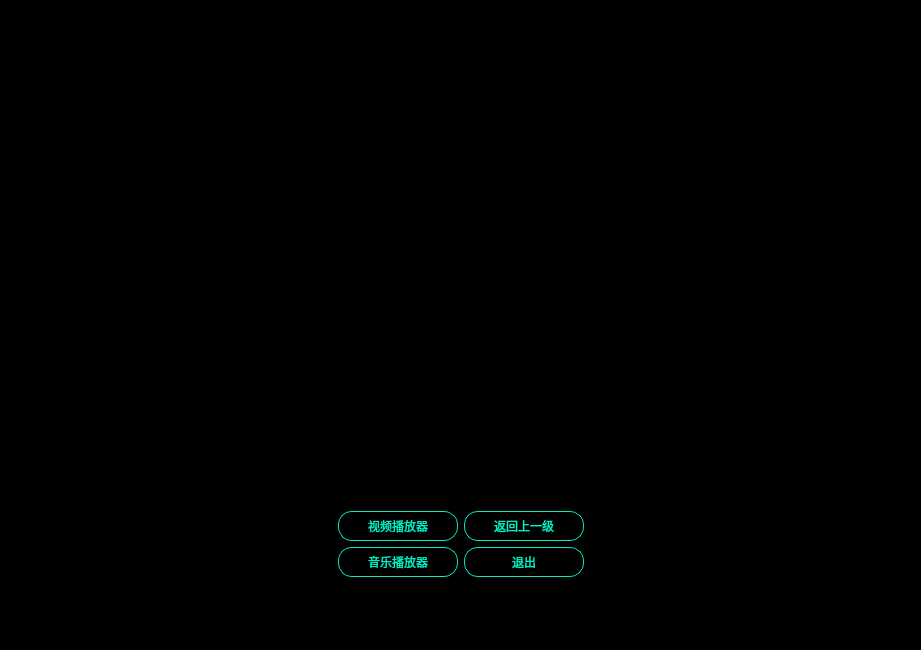
<?xml version="1.0" encoding="UTF-8"?>
<ui version="4.0">
 <class>MainWidget</class>
 <widget class="QWidget" name="MainWidget">
  <property name="geometry">
   <rect>
    <x>0</x>
    <y>0</y>
    <width>921</width>
    <height>650</height>
   </rect>
  </property>
  <property name="palette">
   <palette>
    <active>
     <colorrole role="Base">
      <brush brushstyle="SolidPattern">
       <color alpha="255">
        <red>255</red>
        <green>255</green>
        <blue>255</blue>
       </color>
      </brush>
     </colorrole>
     <colorrole role="Window">
      <brush brushstyle="SolidPattern">
       <color alpha="255">
        <red>0</red>
        <green>0</green>
        <blue>0</blue>
       </color>
      </brush>
     </colorrole>
    </active>
    <inactive>
     <colorrole role="Base">
      <brush brushstyle="SolidPattern">
       <color alpha="255">
        <red>255</red>
        <green>255</green>
        <blue>255</blue>
       </color>
      </brush>
     </colorrole>
     <colorrole role="Window">
      <brush brushstyle="SolidPattern">
       <color alpha="255">
        <red>0</red>
        <green>0</green>
        <blue>0</blue>
       </color>
      </brush>
     </colorrole>
    </inactive>
    <disabled>
     <colorrole role="Base">
      <brush brushstyle="SolidPattern">
       <color alpha="255">
        <red>0</red>
        <green>0</green>
        <blue>0</blue>
       </color>
      </brush>
     </colorrole>
     <colorrole role="Window">
      <brush brushstyle="SolidPattern">
       <color alpha="255">
        <red>0</red>
        <green>0</green>
        <blue>0</blue>
       </color>
      </brush>
     </colorrole>
    </disabled>
   </palette>
  </property>
  <property name="windowTitle">
   <string>媒体播放器</string>
  </property>
  <property name="styleSheet">
   <string notr="true">QPushButton{
	border-radius: 14px;
	border: 1px solid #01EEC3;
	font-size: 12px;
	font-family: 微软雅黑;
	color: #01EEC3;
}</string>
  </property>
  <layout class="QGridLayout" name="gridLayout_2">
   <item row="0" column="0">
    <widget class="QLabel" name="label">
     <property name="minimumSize">
      <size>
       <width>811</width>
       <height>431</height>
      </size>
     </property>
     <property name="text">
      <string/>
     </property>
    </widget>
   </item>
   <item row="1" column="0">
    <spacer name="verticalSpacer_2">
     <property name="orientation">
      <enum>Qt::Vertical</enum>
     </property>
     <property name="sizeHint" stdset="0">
      <size>
       <width>20</width>
       <height>40</height>
      </size>
     </property>
    </spacer>
   </item>
   <item row="2" column="0">
    <layout class="QHBoxLayout" name="horizontalLayout">
     <item>
      <spacer name="horizontalSpacer">
       <property name="orientation">
        <enum>Qt::Horizontal</enum>
       </property>
       <property name="sizeHint" stdset="0">
        <size>
         <width>268</width>
         <height>20</height>
        </size>
       </property>
      </spacer>
     </item>
     <item>
      <layout class="QGridLayout" name="gridLayout">
       <item row="0" column="0">
        <widget class="QPushButton" name="vedio">
         <property name="minimumSize">
          <size>
           <width>120</width>
           <height>30</height>
          </size>
         </property>
         <property name="maximumSize">
          <size>
           <width>120</width>
           <height>30</height>
          </size>
         </property>
         <property name="palette">
          <palette>
           <active>
            <colorrole role="WindowText">
             <brush brushstyle="SolidPattern">
              <color alpha="255">
               <red>1</red>
               <green>238</green>
               <blue>195</blue>
              </color>
             </brush>
            </colorrole>
            <colorrole role="Text">
             <brush brushstyle="SolidPattern">
              <color alpha="255">
               <red>1</red>
               <green>238</green>
               <blue>195</blue>
              </color>
             </brush>
            </colorrole>
            <colorrole role="ButtonText">
             <brush brushstyle="SolidPattern">
              <color alpha="255">
               <red>1</red>
               <green>238</green>
               <blue>195</blue>
              </color>
             </brush>
            </colorrole>
            <colorrole role="PlaceholderText">
             <brush brushstyle="NoBrush">
              <color alpha="128">
               <red>1</red>
               <green>238</green>
               <blue>195</blue>
              </color>
             </brush>
            </colorrole>
           </active>
           <inactive>
            <colorrole role="WindowText">
             <brush brushstyle="SolidPattern">
              <color alpha="255">
               <red>1</red>
               <green>238</green>
               <blue>195</blue>
              </color>
             </brush>
            </colorrole>
            <colorrole role="Text">
             <brush brushstyle="SolidPattern">
              <color alpha="255">
               <red>1</red>
               <green>238</green>
               <blue>195</blue>
              </color>
             </brush>
            </colorrole>
            <colorrole role="ButtonText">
             <brush brushstyle="SolidPattern">
              <color alpha="255">
               <red>1</red>
               <green>238</green>
               <blue>195</blue>
              </color>
             </brush>
            </colorrole>
            <colorrole role="PlaceholderText">
             <brush brushstyle="NoBrush">
              <color alpha="128">
               <red>1</red>
               <green>238</green>
               <blue>195</blue>
              </color>
             </brush>
            </colorrole>
           </inactive>
           <disabled>
            <colorrole role="WindowText">
             <brush brushstyle="SolidPattern">
              <color alpha="255">
               <red>1</red>
               <green>238</green>
               <blue>195</blue>
              </color>
             </brush>
            </colorrole>
            <colorrole role="Text">
             <brush brushstyle="SolidPattern">
              <color alpha="255">
               <red>1</red>
               <green>238</green>
               <blue>195</blue>
              </color>
             </brush>
            </colorrole>
            <colorrole role="ButtonText">
             <brush brushstyle="SolidPattern">
              <color alpha="255">
               <red>1</red>
               <green>238</green>
               <blue>195</blue>
              </color>
             </brush>
            </colorrole>
            <colorrole role="PlaceholderText">
             <brush brushstyle="NoBrush">
              <color alpha="128">
               <red>1</red>
               <green>238</green>
               <blue>195</blue>
              </color>
             </brush>
            </colorrole>
           </disabled>
          </palette>
         </property>
         <property name="cursor">
          <cursorShape>PointingHandCursor</cursorShape>
         </property>
         <property name="styleSheet">
          <string notr="true">font: 75 12pt &quot;Aharoni&quot;;</string>
         </property>
         <property name="text">
          <string>视频播放器</string>
         </property>
        </widget>
       </item>
       <item row="0" column="1">
        <widget class="QPushButton" name="help">
         <property name="minimumSize">
          <size>
           <width>120</width>
           <height>30</height>
          </size>
         </property>
         <property name="maximumSize">
          <size>
           <width>120</width>
           <height>30</height>
          </size>
         </property>
         <property name="palette">
          <palette>
           <active>
            <colorrole role="WindowText">
             <brush brushstyle="SolidPattern">
              <color alpha="255">
               <red>1</red>
               <green>238</green>
               <blue>195</blue>
              </color>
             </brush>
            </colorrole>
            <colorrole role="Text">
             <brush brushstyle="SolidPattern">
              <color alpha="255">
               <red>1</red>
               <green>238</green>
               <blue>195</blue>
              </color>
             </brush>
            </colorrole>
            <colorrole role="ButtonText">
             <brush brushstyle="SolidPattern">
              <color alpha="255">
               <red>1</red>
               <green>238</green>
               <blue>195</blue>
              </color>
             </brush>
            </colorrole>
            <colorrole role="PlaceholderText">
             <brush brushstyle="NoBrush">
              <color alpha="128">
               <red>1</red>
               <green>238</green>
               <blue>195</blue>
              </color>
             </brush>
            </colorrole>
           </active>
           <inactive>
            <colorrole role="WindowText">
             <brush brushstyle="SolidPattern">
              <color alpha="255">
               <red>1</red>
               <green>238</green>
               <blue>195</blue>
              </color>
             </brush>
            </colorrole>
            <colorrole role="Text">
             <brush brushstyle="SolidPattern">
              <color alpha="255">
               <red>1</red>
               <green>238</green>
               <blue>195</blue>
              </color>
             </brush>
            </colorrole>
            <colorrole role="ButtonText">
             <brush brushstyle="SolidPattern">
              <color alpha="255">
               <red>1</red>
               <green>238</green>
               <blue>195</blue>
              </color>
             </brush>
            </colorrole>
            <colorrole role="PlaceholderText">
             <brush brushstyle="NoBrush">
              <color alpha="128">
               <red>1</red>
               <green>238</green>
               <blue>195</blue>
              </color>
             </brush>
            </colorrole>
           </inactive>
           <disabled>
            <colorrole role="WindowText">
             <brush brushstyle="SolidPattern">
              <color alpha="255">
               <red>1</red>
               <green>238</green>
               <blue>195</blue>
              </color>
             </brush>
            </colorrole>
            <colorrole role="Text">
             <brush brushstyle="SolidPattern">
              <color alpha="255">
               <red>1</red>
               <green>238</green>
               <blue>195</blue>
              </color>
             </brush>
            </colorrole>
            <colorrole role="ButtonText">
             <brush brushstyle="SolidPattern">
              <color alpha="255">
               <red>1</red>
               <green>238</green>
               <blue>195</blue>
              </color>
             </brush>
            </colorrole>
            <colorrole role="PlaceholderText">
             <brush brushstyle="NoBrush">
              <color alpha="128">
               <red>1</red>
               <green>238</green>
               <blue>195</blue>
              </color>
             </brush>
            </colorrole>
           </disabled>
          </palette>
         </property>
         <property name="cursor">
          <cursorShape>PointingHandCursor</cursorShape>
         </property>
         <property name="styleSheet">
          <string notr="true">font: 75 12pt &quot;Aharoni&quot;;</string>
         </property>
         <property name="text">
          <string>返回上一级</string>
         </property>
        </widget>
       </item>
       <item row="1" column="0">
        <widget class="QPushButton" name="music">
         <property name="minimumSize">
          <size>
           <width>120</width>
           <height>30</height>
          </size>
         </property>
         <property name="maximumSize">
          <size>
           <width>120</width>
           <height>30</height>
          </size>
         </property>
         <property name="palette">
          <palette>
           <active>
            <colorrole role="WindowText">
             <brush brushstyle="SolidPattern">
              <color alpha="255">
               <red>1</red>
               <green>238</green>
               <blue>195</blue>
              </color>
             </brush>
            </colorrole>
            <colorrole role="Text">
             <brush brushstyle="SolidPattern">
              <color alpha="255">
               <red>1</red>
               <green>238</green>
               <blue>195</blue>
              </color>
             </brush>
            </colorrole>
            <colorrole role="ButtonText">
             <brush brushstyle="SolidPattern">
              <color alpha="255">
               <red>1</red>
               <green>238</green>
               <blue>195</blue>
              </color>
             </brush>
            </colorrole>
            <colorrole role="PlaceholderText">
             <brush brushstyle="NoBrush">
              <color alpha="128">
               <red>1</red>
               <green>238</green>
               <blue>195</blue>
              </color>
             </brush>
            </colorrole>
           </active>
           <inactive>
            <colorrole role="WindowText">
             <brush brushstyle="SolidPattern">
              <color alpha="255">
               <red>1</red>
               <green>238</green>
               <blue>195</blue>
              </color>
             </brush>
            </colorrole>
            <colorrole role="Text">
             <brush brushstyle="SolidPattern">
              <color alpha="255">
               <red>1</red>
               <green>238</green>
               <blue>195</blue>
              </color>
             </brush>
            </colorrole>
            <colorrole role="ButtonText">
             <brush brushstyle="SolidPattern">
              <color alpha="255">
               <red>1</red>
               <green>238</green>
               <blue>195</blue>
              </color>
             </brush>
            </colorrole>
            <colorrole role="PlaceholderText">
             <brush brushstyle="NoBrush">
              <color alpha="128">
               <red>1</red>
               <green>238</green>
               <blue>195</blue>
              </color>
             </brush>
            </colorrole>
           </inactive>
           <disabled>
            <colorrole role="WindowText">
             <brush brushstyle="SolidPattern">
              <color alpha="255">
               <red>1</red>
               <green>238</green>
               <blue>195</blue>
              </color>
             </brush>
            </colorrole>
            <colorrole role="Text">
             <brush brushstyle="SolidPattern">
              <color alpha="255">
               <red>1</red>
               <green>238</green>
               <blue>195</blue>
              </color>
             </brush>
            </colorrole>
            <colorrole role="ButtonText">
             <brush brushstyle="SolidPattern">
              <color alpha="255">
               <red>1</red>
               <green>238</green>
               <blue>195</blue>
              </color>
             </brush>
            </colorrole>
            <colorrole role="PlaceholderText">
             <brush brushstyle="NoBrush">
              <color alpha="128">
               <red>1</red>
               <green>238</green>
               <blue>195</blue>
              </color>
             </brush>
            </colorrole>
           </disabled>
          </palette>
         </property>
         <property name="cursor">
          <cursorShape>PointingHandCursor</cursorShape>
         </property>
         <property name="styleSheet">
          <string notr="true">font: 75 12pt &quot;Aharoni&quot;;</string>
         </property>
         <property name="text">
          <string>音乐播放器</string>
         </property>
        </widget>
       </item>
       <item row="1" column="1">
        <widget class="QPushButton" name="exit">
         <property name="minimumSize">
          <size>
           <width>120</width>
           <height>30</height>
          </size>
         </property>
         <property name="maximumSize">
          <size>
           <width>120</width>
           <height>30</height>
          </size>
         </property>
         <property name="palette">
          <palette>
           <active>
            <colorrole role="WindowText">
             <brush brushstyle="SolidPattern">
              <color alpha="255">
               <red>1</red>
               <green>238</green>
               <blue>195</blue>
              </color>
             </brush>
            </colorrole>
            <colorrole role="Text">
             <brush brushstyle="SolidPattern">
              <color alpha="255">
               <red>1</red>
               <green>238</green>
               <blue>195</blue>
              </color>
             </brush>
            </colorrole>
            <colorrole role="ButtonText">
             <brush brushstyle="SolidPattern">
              <color alpha="255">
               <red>1</red>
               <green>238</green>
               <blue>195</blue>
              </color>
             </brush>
            </colorrole>
            <colorrole role="PlaceholderText">
             <brush brushstyle="NoBrush">
              <color alpha="128">
               <red>1</red>
               <green>238</green>
               <blue>195</blue>
              </color>
             </brush>
            </colorrole>
           </active>
           <inactive>
            <colorrole role="WindowText">
             <brush brushstyle="SolidPattern">
              <color alpha="255">
               <red>1</red>
               <green>238</green>
               <blue>195</blue>
              </color>
             </brush>
            </colorrole>
            <colorrole role="Text">
             <brush brushstyle="SolidPattern">
              <color alpha="255">
               <red>1</red>
               <green>238</green>
               <blue>195</blue>
              </color>
             </brush>
            </colorrole>
            <colorrole role="ButtonText">
             <brush brushstyle="SolidPattern">
              <color alpha="255">
               <red>1</red>
               <green>238</green>
               <blue>195</blue>
              </color>
             </brush>
            </colorrole>
            <colorrole role="PlaceholderText">
             <brush brushstyle="NoBrush">
              <color alpha="128">
               <red>1</red>
               <green>238</green>
               <blue>195</blue>
              </color>
             </brush>
            </colorrole>
           </inactive>
           <disabled>
            <colorrole role="WindowText">
             <brush brushstyle="SolidPattern">
              <color alpha="255">
               <red>1</red>
               <green>238</green>
               <blue>195</blue>
              </color>
             </brush>
            </colorrole>
            <colorrole role="Text">
             <brush brushstyle="SolidPattern">
              <color alpha="255">
               <red>1</red>
               <green>238</green>
               <blue>195</blue>
              </color>
             </brush>
            </colorrole>
            <colorrole role="ButtonText">
             <brush brushstyle="SolidPattern">
              <color alpha="255">
               <red>1</red>
               <green>238</green>
               <blue>195</blue>
              </color>
             </brush>
            </colorrole>
            <colorrole role="PlaceholderText">
             <brush brushstyle="NoBrush">
              <color alpha="128">
               <red>1</red>
               <green>238</green>
               <blue>195</blue>
              </color>
             </brush>
            </colorrole>
           </disabled>
          </palette>
         </property>
         <property name="cursor">
          <cursorShape>PointingHandCursor</cursorShape>
         </property>
         <property name="styleSheet">
          <string notr="true">font: 75 12pt &quot;Aharoni&quot;;</string>
         </property>
         <property name="text">
          <string>退出</string>
         </property>
        </widget>
       </item>
      </layout>
     </item>
     <item>
      <spacer name="horizontalSpacer_2">
       <property name="orientation">
        <enum>Qt::Horizontal</enum>
       </property>
       <property name="sizeHint" stdset="0">
        <size>
         <width>198</width>
         <height>20</height>
        </size>
       </property>
      </spacer>
     </item>
    </layout>
   </item>
   <item row="3" column="0">
    <spacer name="verticalSpacer">
     <property name="orientation">
      <enum>Qt::Vertical</enum>
     </property>
     <property name="sizeHint" stdset="0">
      <size>
       <width>20</width>
       <height>17</height>
      </size>
     </property>
    </spacer>
   </item>
  </layout>
 </widget>
 <resources/>
 <connections/>
</ui>
